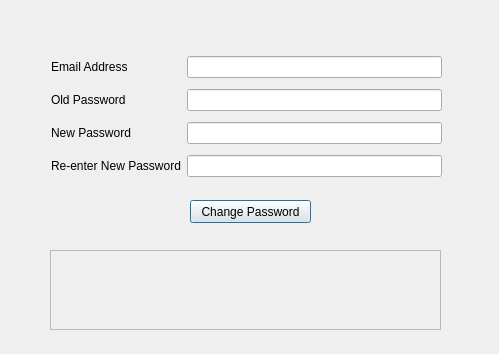
<?xml version="1.0" encoding="UTF-8"?>
<ui version="4.0">
 <class>Dialog</class>
 <widget class="QDialog" name="Dialog">
  <property name="geometry">
   <rect>
    <x>0</x>
    <y>0</y>
    <width>499</width>
    <height>354</height>
   </rect>
  </property>
  <property name="windowTitle">
   <string>Change Password</string>
  </property>
  <widget class="QPushButton" name="pushButtonChangePassword">
   <property name="geometry">
    <rect>
     <x>190</x>
     <y>200</y>
     <width>121</width>
     <height>23</height>
    </rect>
   </property>
   <property name="text">
    <string>Change Password</string>
   </property>
  </widget>
  <widget class="QLabel" name="labelResponse">
   <property name="geometry">
    <rect>
     <x>60</x>
     <y>260</y>
     <width>371</width>
     <height>61</height>
    </rect>
   </property>
   <property name="text">
    <string/>
   </property>
   <property name="wordWrap">
    <bool>true</bool>
   </property>
  </widget>
  <widget class="QFrame" name="frame">
   <property name="geometry">
    <rect>
     <x>50</x>
     <y>250</y>
     <width>391</width>
     <height>80</height>
    </rect>
   </property>
   <property name="frameShape">
    <enum>QFrame::StyledPanel</enum>
   </property>
   <property name="frameShadow">
    <enum>QFrame::Raised</enum>
   </property>
  </widget>
  <widget class="QWidget" name="layoutWidget">
   <property name="geometry">
    <rect>
     <x>51</x>
     <y>51</y>
     <width>391</width>
     <height>131</height>
    </rect>
   </property>
   <layout class="QGridLayout" name="gridLayout">
    <item row="0" column="0">
     <widget class="QLabel" name="label_4">
      <property name="text">
       <string>Email Address</string>
      </property>
      <property name="buddy">
       <cstring>lineEditEmailAddress</cstring>
      </property>
     </widget>
    </item>
    <item row="1" column="0">
     <widget class="QLabel" name="label_5">
      <property name="text">
       <string>Old Password</string>
      </property>
      <property name="buddy">
       <cstring>lineEditOldPassword</cstring>
      </property>
     </widget>
    </item>
    <item row="0" column="1">
     <widget class="QLineEdit" name="lineEditEmailAddress"/>
    </item>
    <item row="1" column="1">
     <widget class="QLineEdit" name="lineEditOldPassword">
      <property name="echoMode">
       <enum>QLineEdit::Password</enum>
      </property>
     </widget>
    </item>
    <item row="2" column="1">
     <widget class="QLineEdit" name="lineEditNewPassword">
      <property name="echoMode">
       <enum>QLineEdit::Password</enum>
      </property>
     </widget>
    </item>
    <item row="3" column="1">
     <widget class="QLineEdit" name="lineEditRePassword">
      <property name="echoMode">
       <enum>QLineEdit::Password</enum>
      </property>
     </widget>
    </item>
    <item row="2" column="0">
     <widget class="QLabel" name="label_6">
      <property name="text">
       <string>New Password</string>
      </property>
      <property name="buddy">
       <cstring>lineEditOldPassword</cstring>
      </property>
     </widget>
    </item>
    <item row="3" column="0">
     <widget class="QLabel" name="label_7">
      <property name="text">
       <string>Re-enter New Password</string>
      </property>
      <property name="buddy">
       <cstring>lineEditOldPassword</cstring>
      </property>
     </widget>
    </item>
   </layout>
  </widget>
 </widget>
 <tabstops>
  <tabstop>lineEditEmailAddress</tabstop>
  <tabstop>lineEditOldPassword</tabstop>
  <tabstop>lineEditNewPassword</tabstop>
  <tabstop>lineEditRePassword</tabstop>
  <tabstop>pushButtonChangePassword</tabstop>
 </tabstops>
 <resources/>
 <connections>
  <connection>
   <sender>pushButtonChangePassword</sender>
   <signal>pressed()</signal>
   <receiver>Dialog</receiver>
   <slot>ChangePassword()</slot>
   <hints>
    <hint type="sourcelabel">
     <x>303</x>
     <y>205</y>
    </hint>
    <hint type="destinationlabel">
     <x>395</x>
     <y>208</y>
    </hint>
   </hints>
  </connection>
 </connections>
 <slots>
  <slot>ChangePassword()</slot>
 </slots>
</ui>
